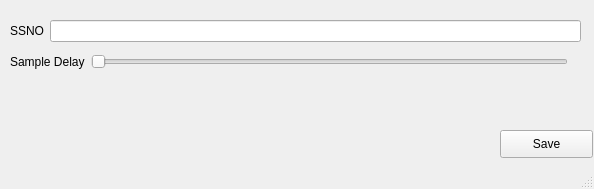
<?xml version="1.0" encoding="UTF-8"?>
<ui version="4.0">
 <class>MainWindow</class>
 <widget class="QMainWindow" name="MainWindow">
  <property name="geometry">
   <rect>
    <x>0</x>
    <y>0</y>
    <width>594</width>
    <height>189</height>
   </rect>
  </property>
  <property name="windowTitle">
   <string>Settings</string>
  </property>
  <widget class="QWidget" name="centralwidget">
   <widget class="QPushButton" name="pushButton">
    <property name="geometry">
     <rect>
      <x>500</x>
      <y>130</y>
      <width>93</width>
      <height>28</height>
     </rect>
    </property>
    <property name="text">
     <string>Save</string>
    </property>
   </widget>
   <widget class="QWidget" name="">
    <property name="geometry">
     <rect>
      <x>10</x>
      <y>20</y>
      <width>571</width>
      <height>56</height>
     </rect>
    </property>
    <layout class="QVBoxLayout" name="verticalLayout">
     <item>
      <layout class="QHBoxLayout" name="horizontalLayout">
       <item>
        <widget class="QLabel" name="label">
         <property name="text">
          <string>SSNO</string>
         </property>
        </widget>
       </item>
       <item>
        <widget class="QLineEdit" name="lE_ssno"/>
       </item>
      </layout>
     </item>
     <item>
      <layout class="QHBoxLayout" name="horizontalLayout_2">
       <item>
        <widget class="QLabel" name="label_2">
         <property name="text">
          <string>Sample Delay</string>
         </property>
        </widget>
       </item>
       <item>
        <widget class="QSlider" name="slider_delay">
         <property name="minimum">
          <number>10</number>
         </property>
         <property name="maximum">
          <number>120</number>
         </property>
         <property name="orientation">
          <enum>Qt::Horizontal</enum>
         </property>
        </widget>
       </item>
       <item>
        <widget class="QLabel" name="label_3">
         <property name="text">
          <string/>
         </property>
        </widget>
       </item>
      </layout>
     </item>
    </layout>
   </widget>
  </widget>
  <widget class="QStatusBar" name="statusbar"/>
 </widget>
 <resources/>
 <connections/>
</ui>
